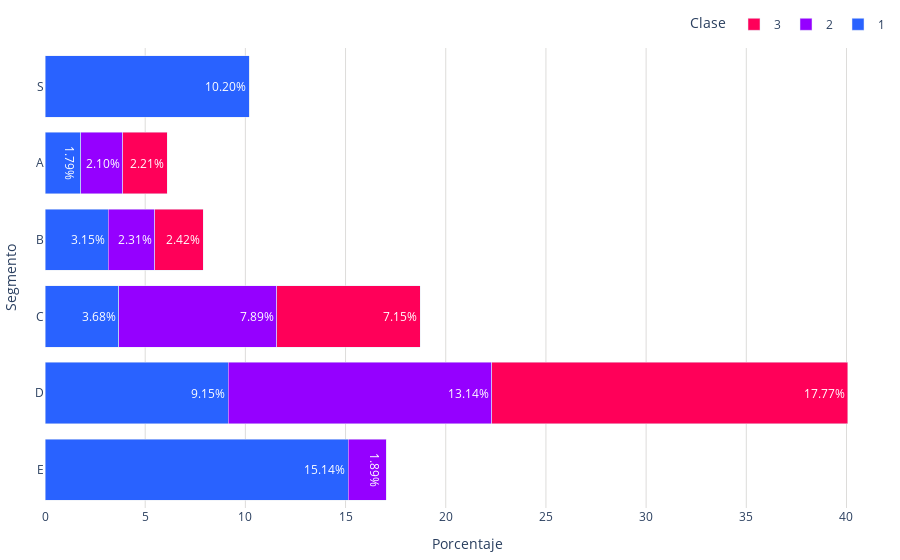

Source (notebook cell):
### Markdown cell above
### *Gráfica*

### Code cell
# Mantener orden en barras
segmentos = list(porcentajes_clase_ordenado.index)
segmentos_sorted = ['E','D','C','B','A','S']  # Orden deseado
segmentos_sorted.extend([segmento for segmento in segmentos if segmento not in segmentos_sorted])  # Agregar los segmentos restantes
clases = porcentajes_clase_ordenado.columns # Clases como etiquetas de las series de datos
clases = ['1', '2', '3']  # Clases en el orden deseado
# Definir los colores por clase
colores = {
    '1': '#2962ff',
    '2': '#9500ff',
    '3': '#ff0059'
}
# Almacenar las barras de cada clase
barras = []
for clase in clases:
    barras.append(go.Bar(
        y=segmentos_sorted,  # Eje y: Segmentos
        x=porcentajes_clase_ordenado.loc[segmentos_sorted, clase],  # Eje x: Porcentajes de clase
        name=f'{clase}',  # Nombre de la serie de datos
        orientation='h',  # Orientación horizontal
        text=porcentajes_clase_ordenado.loc[segmentos_sorted, clase].apply(lambda x: f'{x:.2f}%'),  # Texto con los porcentajes
        textposition='auto',  # Posición automática del texto
        marker_color=colores[clase]   # Color de las barras
    ))
fig = go.Figure(data=barras)
fig.update_layout(
    #title='Distribución de segmentos',
    yaxis=dict(
        title='Segmento', # Título del eje y
        #gridcolor='#dddcda', # Color de las líneas que dividen los rangos del eje Y
        #gridwidth=1,
    ),
    legend_title="Clase",
        barmode='stack',
        legend=dict(
            orientation='h',  # Orientación horizontal de la leyenda
            yanchor='bottom',  # Anclar al borde inferior
            y=1.02,  # Colocar la leyenda justo debajo del gráfico
            xanchor='right',
            x=1
        ),
    plot_bgcolor='rgba(0,0,0,0)',  # Color de fondo del gráfico      
    xaxis=dict(
        title='Porcentaje', # Título del eje x
        gridcolor='#dddcda', # Color de las líneas que dividen los rangos del eje Y
        gridwidth=1,
    ),  
        margin=dict(l=10, r=10, t=10, b=10)  # Ajusta los márgenes (left, right, top, bottom)

)

# Exportar gráfica como archivo HTML
def guardar_grafico_como_html(fig, nombre_archivo, carpeta='graficas'):
    # Crear la carpeta si no existe
    if not os.path.exists(carpeta):
        os.makedirs(carpeta)
    # Gráfica como archivo HTML en la carpeta especificada
    pio.write_html(fig, f'{carpeta}/{nombre_archivo}.html')
guardar_grafico_como_html(fig, 'g_bar_distriXsegmentos_tulgo', carpeta='graficas')

fig.show()

### Figure 1 — Plotly figure (JSON) as saved in the notebook; plotly's stock layout.template omitted (floating-point values rounded to 4 significant figures)
{"data": [{"marker": {"color": "#2962ff"}, "name": "1", "orientation": "h", "text": ["15.14%", "9.15%", "3.68%", "3.15%", "1.79%", "10.20%"], "textposition": "auto", "type": "bar", "x": [15.14, 9.148, 3.68, 3.155, 1.788, 10.2], "y": ["E", "D", "C", "B", "A", "S"]}, {"marker": {"color": "#9500ff"}, "name": "2", "orientation": "h", "text": ["1.89%", "13.14%", "7.89%", "2.31%", "2.10%", "0.00%"], "textposition": "auto", "type": "bar", "x": [1.893, 13.14, 7.886, 2.313, 2.103, 0], "y": ["E", "D", "C", "B", "A", "S"]}, {"marker": {"color": "#ff0059"}, "name": "3", "orientation": "h", "text": ["0.00%", "17.77%", "7.15%", "2.42%", "2.21%", "0.00%"], "textposition": "auto", "type": "bar", "x": [0, 17.77, 7.15, 2.419, 2.208, 0], "y": ["E", "D", "C", "B", "A", "S"]}], "layout": {"barmode": "stack", "legend": {"orientation": "h", "title": {"text": "Clase"}, "x": 1, "xanchor": "right", "y": 1.02, "yanchor": "bottom"}, "margin": {"b": 10, "l": 10, "r": 10, "t": 10}, "plot_bgcolor": "rgba(0,0,0,0)", "xaxis": {"gridcolor": "#dddcda", "gridwidth": 1, "title": {"text": "Porcentaje"}}, "yaxis": {"title": {"text": "Segmento"}}}}
